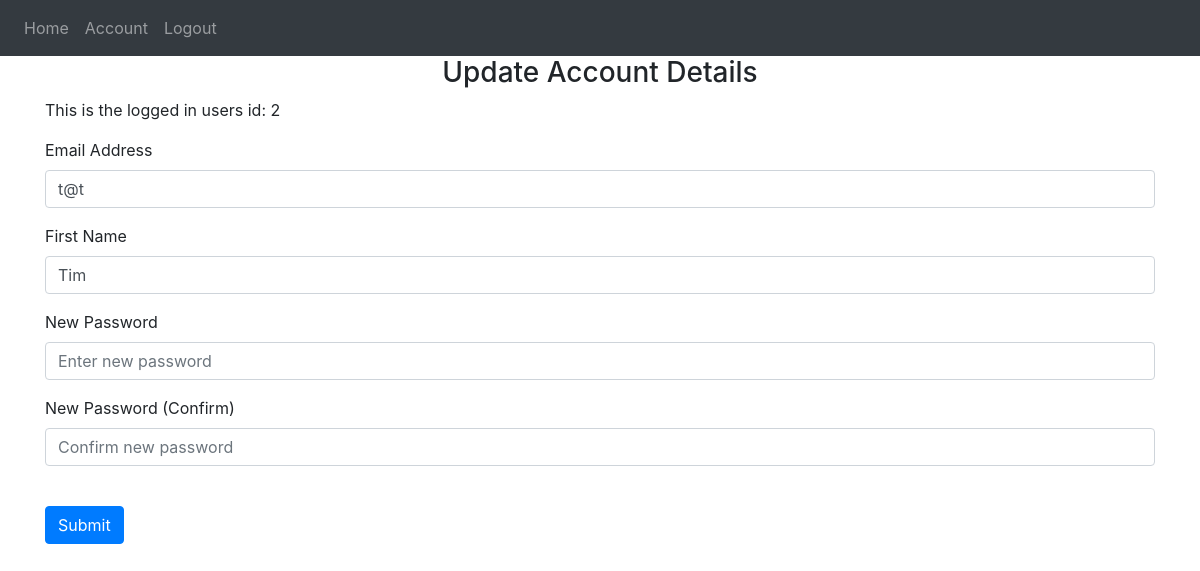
Page /account (signed in) on the committed database.
### website/models.py (models this page shows)
class User(db.Model, UserMixin):
    id = db.Column(db.Integer, primary_key=True)
    email = db.Column(db.String(150), unique=True)
    password = db.Column(db.String(150))
    first_name = db.Column(db.String(150))
    Messages = db.relationship('Messages')
    score = db.Column(db.Integer)

### website/auth.py (the view, shortened to what this page needs)
@auth.route('/account', methods=['GET', 'POST'])
@login_required  # makes this page accessible only if user is logged in
def account():
    return render_template("account.html", user=current_user)

### website/__init__.py (called while the page is built)
def create_app():
    app = Flask(__name__)
    app.config['SECRET_KEY'] = 'abcd'
    app.config['SQLALCHEMY_DATABASE_URI'] = f'sqlite:///{DB_NAME}'
    db.init_app(app)
    from .views import views
    from .auth import auth
    app.register_blueprint(views, url_prefix='/')
    app.register_blueprint(auth, url_prefix='/')
    from .models import User, Messages
    with app.app_context():
        db.create_all()
    login_manager = LoginManager()
    login_manager.login_view = 'views.intro'
    login_manager.init_app(app)
    @login_manager.user_loader
    def load_user(id):
        return User.query.get(int(id))
    return app

### website/templates/account.html
{% extends "base.html" %} {% block title %}Account{% endblock %}
{% block content %}
<form method="POST">
    <h3 class="text-center">Update Account Details</h3>
    <p>This is the logged in users id: {{ user.id }}</p>
    <div class="form-group">
      <label for="email">Email Address</label>
      <input
        type="email"
        class="form-control"
        id="email"
        name="email"
        value="{{ user.email }}"
      />
    </div>
    <div class="form-group">
      <label for="firstName">First Name</label>
      <input
        type="text"
        class="form-control"
        id="firstName"
        name="firstName"
        value="{{ user.first_name }}"
      />
    </div>
    <div class="form-group">
      <label for="password1">New Password</label>
      <input
        type="password"
        class="form-control"
        id="password1"
        name="password1"
        placeholder="Enter new password"
      />
    </div>
    <div class="form-group">
      <label for="password2">New Password (Confirm)</label>
      <input
        type="password"
        class="form-control"
        id="password2"
        name="password2"
        placeholder="Confirm new password"
      />
    </div>
    <br />
    <button type="submit" class="btn btn-primary">Submit</button>
  </form>
{% endblock %}

### rows in the picture
User: id "2", email "t@t", firstName "Tim"
